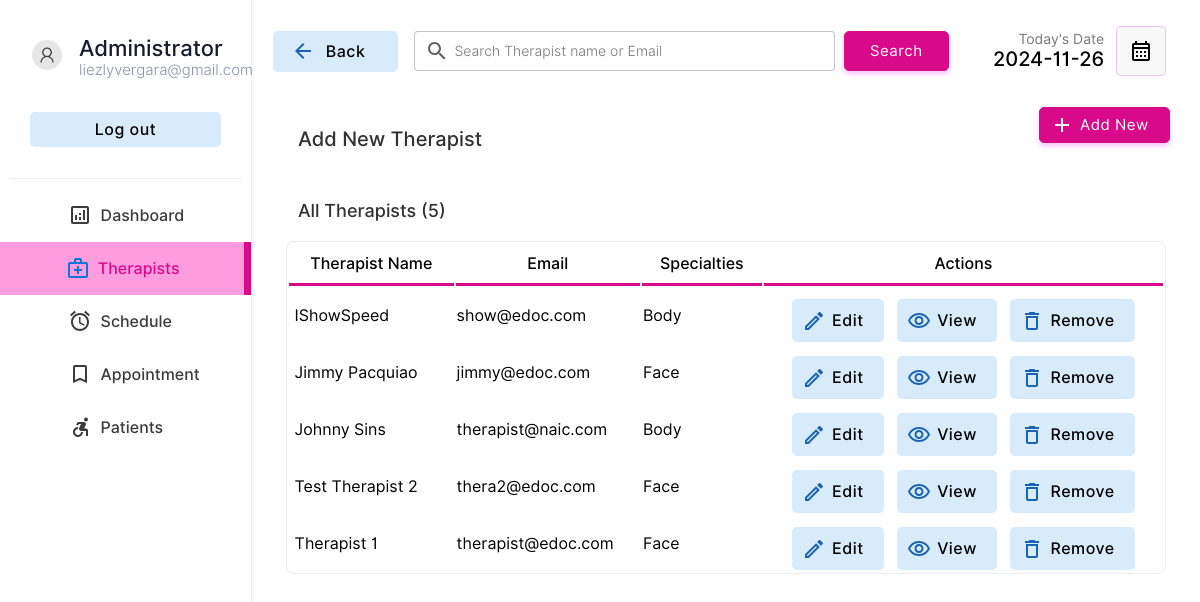
/doctor/doctors.php (signed in), run on the app's committed database.
### tables this page shows
CREATE TABLE `doctor` (
  `docid` int(11) NOT NULL,
  `docemail` varchar(255) DEFAULT NULL,
  `docname` varchar(255) DEFAULT NULL,
  `docpassword` varchar(255) DEFAULT NULL,
  `doctel` varchar(15) DEFAULT NULL,
  `specialties` int(2) DEFAULT NULL,
  `aid` int(11) DEFAULT NULL
);

CREATE TABLE `specialties` (
  `id` int(2) NOT NULL,
  `sname` varchar(50) DEFAULT NULL
);

### doctor/doctors.php (the view, shortened to what this page needs)
<!DOCTYPE html>
<html lang="en">
<head>
    <link rel="stylesheet" href="../style/animations.css">
    <link rel="stylesheet" href="../style/main.css">
    <link rel="stylesheet" href="../style/admin.css">
</head>
<body>
    <?php
    include("../connection.php");
    ?>
    <div class="container">
        <div class="menu">
            <table class="menu-container" border="0">
                <tr>
                    <td style="padding:10px" colspan="2">
                        <table border="0" class="profile-container">
                            <tr>
                                <td width="30%" style="padding-left:20px" >
                                    <img src="../img/user.png" alt="" width="100%" style="border-radius:50%">
                                </td>
                                <td style="padding:0px;margin:0px;">
                                    <p class="profile-title">Administrator</p>
                                    <p class="profile-subtitle">liezlyvergara@gmail.com</p>
                                </td>
                            </tr>
                            <tr>
                                <td colspan="2">
                                <a href="../logout.php" ><input type="button" value="Log out" class="logout-btn btn-primary-soft btn"></a>
                                </td>
                            </tr>
                    </table>
                    </td>
                </tr>
                <tr class="menu-row" >
                    <td class="menu-btn menu-icon-dashbord" >
                        <a href="index.php" class="non-style-link-menu"><div><p class="menu-text">Dashboard</p></a></div></a>
                <tr class="menu-row">
                    <td class="menu-btn menu-icon-doctor menu-active menu-icon-doctor-active">
                        <a href="doctors.php" class="non-style-link-menu non-style-link-menu-active"><div><p class="menu-text">Therapists</p></a></div>
                <tr class="menu-row" >
                    <td class="menu-btn menu-icon-schedule">
                        <a href="schedule.php" class="non-style-link-menu"><div><p class="menu-text">Schedule</p></div></a>
                    </td>
                </tr>
                <tr class="menu-row">
                    <td class="menu-btn menu-icon-appointment">
                        <a href="appointment.php" class="non-style-link-menu"><div><p class="menu-text">Appointment</p></a></div>
                    </td>
                </tr>
                <tr class="menu-row" >
                    <td class="menu-btn menu-icon-patient">
                        <a href="patient.php" class="non-style-link-menu"><div><p class="menu-text">Patients</p></a></div>
                    </td>
                </tr>
        <div class="dash-body">
            <table border="0" width="100%" style=" border-spacing: 0;margin:0;padding:0;margin-top:25px; ">
                <tr >
                    <td width="13%">
                        <a href="doctors.php" ><button  class="login-btn btn-primary-soft btn btn-icon-back" style="padding-top:11px;padding-bottom:11px;margin-left:20px;width:125px"><font class="tn-in-text">Back</font></button></a>
                    </td>
                    <td>
                        <form action="" method="post" class="header-search">
                            <input type="search" name="search" class="input-text header-searchbar" placeholder="Search Therapist name or Email" list="doctors">&nbsp;&nbsp;
                            <?php
                                $list11 = $database->query("select  docname,docemail from  doctor;");
?>
                            <input type="Submit" value="Search" class="login-btn btn-primary btn" style="padding-left: 25px;padding-right: 25px;padding-top: 10px;padding-bottom: 10px;">
                        </form>
                    </td>
                    <td width="15%">
                        <p style="font-size: 14px;color: rgb(119, 119, 119);padding: 0;margin: 0;text-align: right;">
                            Today's Date
                        </p>
                        <p class="heading-sub12" style="padding: 0;margin: 0;">
                            <?php
                        $date = date('Y-m-d');
                        echo $date;
                        ?>
                        </p>
                    </td>
                    <td width="10%">
                        <button  class="btn-label" style="display: flex;justify-content: center;align-items: center;"><img src="../img/calendar.svg" width="100%"></button>
                    </td>
                </tr>
                <tr >
                    <td colspan="2" style="padding-top:30px;">
                        <p class="heading-main12" style="margin-left: 45px;font-size:20px;color:rgb(49, 49, 49)">Add New Therapist</p>
                    </td>
                    <td colspan="2">
                        <a href="?action=add&id=none&error=0" class="non-style-link"><button  class="login-btn btn-primary btn button-icon" style="display: flex;justify-content: center;align-items: center;margin-left:75px;background-image: url('../img/icons/add.svg');">Add New</font></button>
                            </a></td>
                </tr>
                <tr>
                    <td colspan="4" style="padding-top:10px;">
                        <p class="heading-main12" style="margin-left: 45px;font-size:18px;color:rgb(49, 49, 49)">All Therapists (<?php echo $list11->num_rows; ?>)</p>
                    </td>
                </tr>
                <?php
                    if($_POST){
                        $keyword=$_POST["search"];
                        $sqlmain= "select * from doctor where docemail='$keyword' or docname='$keyword' or docname like '$keyword%' or docname like '%$keyword' or docname like '%$keyword%'";
                    }else{
                        $sqlmain= "select * from doctor order by docid desc";
                    }
                ?>
                <tr>
                   <td colspan="4">
                       <center>
                        <div class="abc scroll">
                        <table width="93%" class="sub-table scrolldown" border="0">
                        <thead>
                        <tr>
                                <th class="table-heading">
                                Therapist Name
                                </th>
                                <th class="table-heading">
                                    Email
                                </th>
                                <th class="table-heading">
                                    Specialties
                                </th>
                                <th class="table-heading">
                                    Actions
                                </tr>
                        </thead>
                        <tbody>
                            <?php
                                $result= $database->query($sqlmain);
                                if($result->num_rows==0){
                                    echo '<tr>
                                    <td colspan="4">
                                    <br><br><br><br>
                                    <center>
                                    <img src="../img/notfound.svg" width="25%">
                                    <br>
                                    <p class="heading-main12" style="margin-left: 45px;font-size:20px;color:rgb(49, 49, 49)">We  couldnt find anything related to your keywords !</p>
                                    <a class="non-style-link" href="doctors.php"><button  class="login-btn btn-primary-soft btn" style="display: flex;justify-content: center;align-items: center;margin-left:20px;">&nbsp; Show all Therapists &nbsp;</font></button>
                                    </a>
                                    </center>
                                    <br><br><br><br>
                                    </td>
                                    </tr>';
                                }
                                else{
                                for ( $x=0; $x<$result->num_rows;$x++){
                                    $row=$result->fetch_assoc();
                                    $docid=$row["docid"];
                                    $name=$row["docname"];
                                    $email=$row["docemail"];
                                    $spe=$row["specialties"];
                                    $spcil_res= $database->query("select sname from specialties where id='$spe'");
                                    $spcil_array= $spcil_res->fetch_assoc();
                                    $spcil_name=$spcil_array["sname"];
                                    echo '<tr>
                                        <td> &nbsp;'.
                                        substr($name,0,30)
                                        .'</td>
                                        <td>
                                        '.substr($email,0,20).'
                                        </td>
                                        <td>
                                            '.substr($spcil_name,0,20).'
                                        </td>
                                        <td>
                                        <div style="display:flex;justify-content: center;">
                                        <a href="?action=edit&id='.$docid.'&error=0" class="non-style-link"><button  class="btn-primary-soft btn button-icon btn-edit" style="padding-left: 40px;padding-top: 12px;padding-bottom: 12px;margin-top: 10px;"><font class="tn-in-text">Edit</font></button></a>
                                        &nbsp;&nbsp;&nbsp;
                                        <a href="?action=view&id='.$docid.'" class="non-style-link"><button  class="btn-primary-soft btn button-icon btn-view" style="padding-left: 40px;padding-top: 12px;padding-bottom: 12px;margin-top: 10px;"><font class="tn-in-text">View</font></button></a>
                                       &nbsp;&nbsp;&nbsp;
                                       <a href="?action=drop&id='.$docid.'&name='.$name.'" class="non-style-link"><button  class="btn-primary-soft btn button-icon btn-delete" style="padding-left: 40px;padding-top: 12px;padding-bottom: 12px;margin-top: 10px;"><font class="tn-in-text">Remove</font></button></a>
                                        </div>
                                        </td>
                                    </tr>';
                                }
                            }
                            ?>
                            </tbody>
                        </table>
                        </div>
                        </center>
                   </td>
                </tr>
            </table>
        </div>
</body>
</html>

### style/main.css (style rules this page uses)
:root { --primarycolor: #d80a89; --primarycolorhover: #e761a4; --btnice: #ff9bdf; --btnnicetext: #ff004c; }
body { margin: 0; padding: 0; border-spacing: 0; font-family: "Inter", sans-serif; }
.input-text { border-radius: 4px; border: 0.5px solid rgb(226, 226, 226); padding: 10px; width: 92%; transition: 0.2s; outline: none; }
.input-text { border: 1px solid #e9ecef; font-size: 14px; line-height: 26px; background-color: #fff; display: block; width: 100%; padding: 0.375rem 0.75rem; font-weight: 300; line-height: 1.5; color: #212529; background-color: #fff; background-clip: padding-box; -webkit-appearance: none; -moz-appearance: none; appearance: none; border-radius: 0.25rem; transition: border-color 0.15s ease-in-out, box-shadow 0.15s ease-in-out; }
.input-text::placeholder { font-family: "Inter", sans-serif; }
.btn { cursor: pointer; padding: 8px 20px; outline: none; text-decoration: none; font-size: 15px; letter-spacing: 0.5px; transition: all 0.3s; border-radius: 5px; font-family: "Inter", sans-serif; }
.btn-primary { background-color: var(--primarycolor); border: 1px solid var(--primarycolor); color: #fff; box-shadow: 0 3px 5px 0 rgba(219, 57, 240, 0.3); }
.btn-primary-soft { background-color: #d8ebfa; color: black; font-weight: 500; font-size: 16px; border: none; }
.non-style-link:link, .non-style-link:visited, .non-style-link:hover, .non-style-link:active { text-decoration: none; color: rgb(43, 43, 43); }
.btn-label { margin-left: 10px; padding: 12px 12px; outline: none; text-decoration: none; font-size: 15px; letter-spacing: 0.5px; transition: all 0.3s; border-radius: 5px; background-color: #f0f0f073; border: 1px solid rgba(219, 57, 240, 0.3); font-family: "Inter", sans-serif; }
.sub-table { border: 1px solid #ebebeb; border-radius: 8px; }
.table-heading { font-size: 16px; font-weight: 500; padding: 10px; border-bottom: 3px solid var(--primarycolor); }
.abc { width: 100%; overflow: auto; }
input[type="search"] { background-image: url("../img/search.svg"); background-position: 10px 50%; background-repeat: no-repeat; transition: 0.5s; padding: 8px 20px 8px 40px; }
.button-icon { background-position: 10px 50%; background-repeat: no-repeat; transition: 0.5s; padding: 8px 20px 8px 40px; }
.menu-btn { color: #3b3b3b; background-position: 30% 50%; background-repeat: no-repeat; transition: 0.5s; }
.menu-text { padding-left: 40%; font-weight: 500; font-size: 16px; cursor: pointer; }
.menu-active { color: var(--primarycolor); border-right: 7px solid var(--primarycolor); background-color: var(--btnice); }
.non-style-link-menu:link, .non-style-link-menu:visited, .non-style-link-menu:active { text-decoration: none; color: #3b3b3b; }
.non-style-link-menu-active:link, .non-style-link-menu-active:visited, .non-style-link-menu-active:active { text-decoration: none; color: var(--primarycolor); }
.menu-icon-dashbord { background-image: url("../img/icons/dashboard.svg"); }
.menu-icon-doctor { background-image: url("../img/icons/doctors.svg"); }
.menu-icon-schedule { background-image: url("../img/icons/schedule.svg"); }
.menu-icon-appointment { background-image: url("../img/icons/book.svg"); }
.menu-icon-patient { background-image: url("../img/icons/patients.svg"); }
.menu-icon-doctor:hover, .menu-icon-doctor-active { color: var(--primarycolor); background-image: url("../img/icons/doctors-hover.svg"); }
.btn-icon-back { background-image: url("../img/icons/back-iceblue.svg"); background-position: 18px 50%; background-repeat: no-repeat; transition: 0.5s; padding: 8px 20px 8px 40px; }
.btn-edit { background-image: url("../img/icons/edit-iceblue.svg"); }
.btn-view { background-image: url("../img/icons/view-iceblue.svg"); }
.btn-delete { background-image: url("../img/icons/delete-iceblue.svg"); }

### doctor/doctors.php (style rules this page uses)
.sub-table { animation: transitionIn-Y-bottom 0.5s; }

### data on the page
doctor: docname "IShowSpeed", docemail "show@edoc.com", specialties.sname "Body"
doctor: docname "Jimmy Pacquiao", docemail "jimmy@edoc.com", specialties.sname "Face"
doctor: docname "Johnny Sins", docemail "therapist@naic.com", specialties.sname "Body"
doctor: docname "Test Therapist 2", docemail "thera2@edoc.com", specialties.sname "Face"
doctor: docname "Therapist 1", docemail "therapist@edoc.com", specialties.sname "Face"

### other printed values
$list11->num_rows "5"
